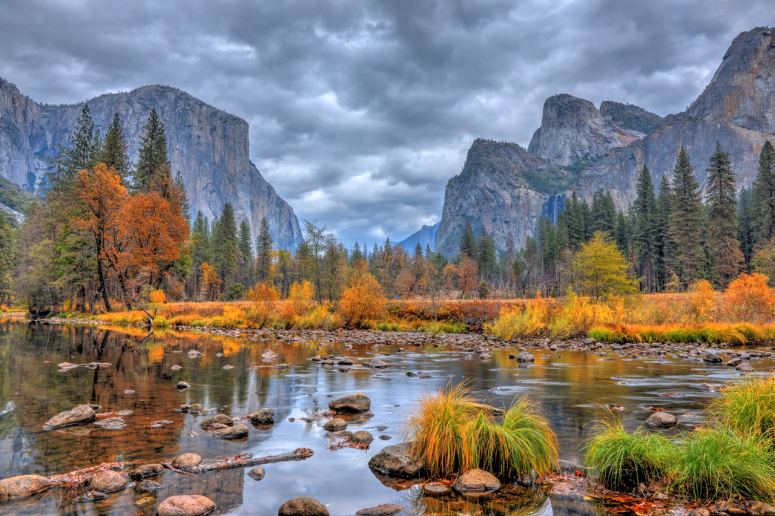
#> input picture park.jpg, 775 x 516 px
$ python ImageStiching.py
#> lines starting #> are read from the running program, lines starting #| are printed output that depends on the picture; after the words box and inside, x2 and y2 are one past the last pixel; in counts of white or black regions, pixels touching at a corner belong together
from scipy.ndimage import filters
import numpy as np
import cv2
import logging
import matplotlib
import matplotlib.pyplot as plt
import matplotlib.image as mpimg

def HarrisCornerDetector(img):
	sd = 1 # Standard deviation
	#Ix = filters.gaussian_filter(img, sd, (0, 1))
	#Iy = filters.gaussian_filter(img, sd, (1, 0))
	kernel = np.array([[-1,0,1]])
	Ix = cv2.filter2D(img, -1, kernel)
	Iy = cv2.filter2D(img, -1, np.transpose(kernel))

	Sx2 = filters.gaussian_filter(Ix*Ix, sd)
	Sy2 = filters.gaussian_filter(Iy*Iy, sd)
	Sxy = filters.gaussian_filter(Ix*Iy, sd)

	det = Sx2*Sy2 - Sxy*Sxy
	trace = Sx2 + Sy2
	R = det - 0.04*(trace**2) # k = 0.04
	return R

def R_value(R_elem):
	return R_elem[2]


def NonmaxSuppresion(R):
	featureP = []
	for i in range(R.shape[0]):
		for j in range(R.shape[1]):
			featureP.append([i,j,R[i][j]])
	featureP.sort(key=R_value,reverse=True)

	numFTP,MaxFTP = 0,200
	checkArea,size = np.zeros(R.shape),30
	FTP = np.zeros((MaxFTP,2))
	for i in range(len(featureP)):
		p = featureP[i][0:2]
		if checkArea[p[0],p[1]] == 0:
			FTP[numFTP] = p
			numFTP += 1
			#Caanot pick another feature point near these (2*size+1)*(2*size+1) area
			xMin, xMax = max(0,p[0]-size), min(R.shape[0],p[0]+size)
			yMin, yMax = max(0,p[1]-size), min(R.shape[1],p[1]+size)
			checkArea[xMin:xMax, yMin:yMax] = 1

		if numFTP==MaxFTP:
			break
	FTP = FTP[0:numFTP,:] # reduce the shape from (MaxFTP,2) to (numFTP,2)
	return np.asarray(FTP)


if __name__ == "__main__":
	logging.basicConfig(
		format='%(asctime)s | %(levelname)s | %(name)s: %(message)s',
		level=logging.INFO, datefmt='%m-%d %H:%M:%S'
	)
	logging.info("Load Image...")
	imgName = 'park.jpg' #'1.png'
	ori_img = cv2.imread(imgName,cv2.IMREAD_GRAYSCALE)
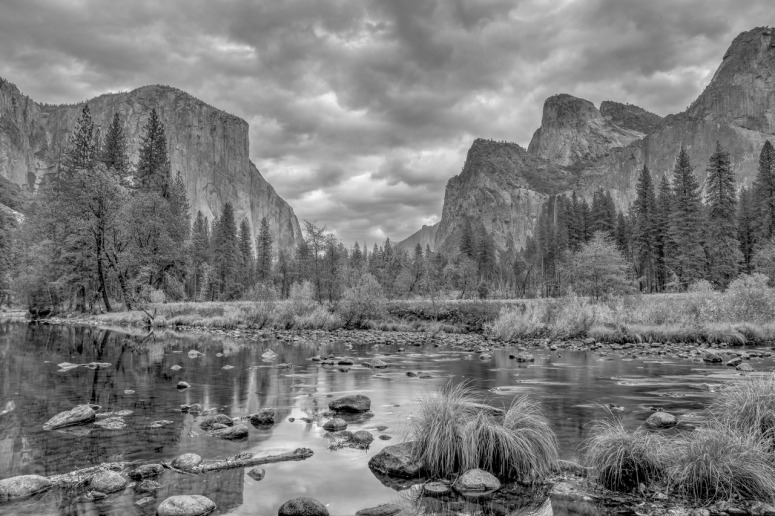
#> ori_img: shape (516, 775); min 0, max 249, mean 121.2
	img = np.float32(ori_img)

	logging.info("Perform Harris Corner Detector")
	R = HarrisCornerDetector(img)
#> in HarrisCornerDetector, `Sxy = filters.gaussian_filter(Ix*Iy, sd)`:
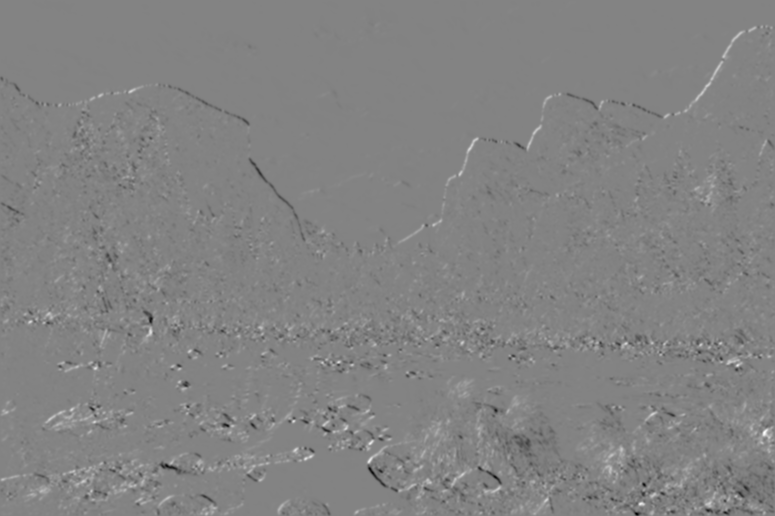
#> Sxy: shape (516, 775) float32; min -5860, max 5534.2, mean -3.3; drawn with min black and max white
#> in HarrisCornerDetector, `det = Sx2*Sy2 - Sxy*Sxy`:
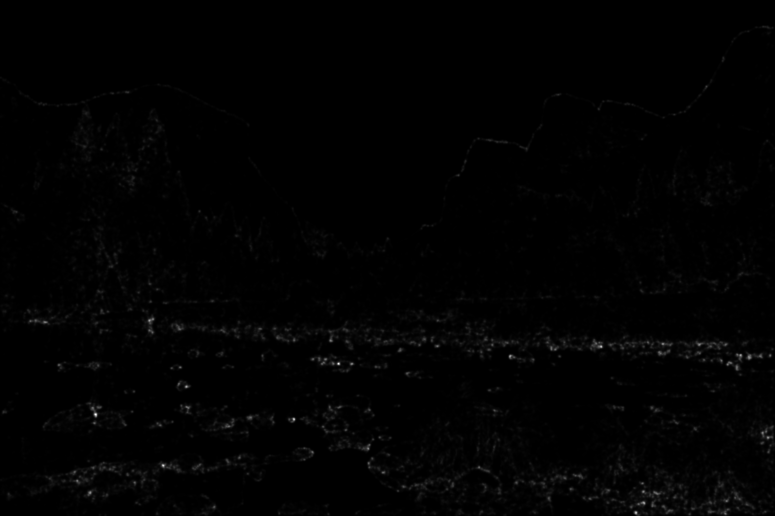
#> det: shape (516, 775) float32; min 0.0073, max 35511516, mean 299217.1; drawn with min black and max white
#> in HarrisCornerDetector, `trace = Sx2 + Sy2`:
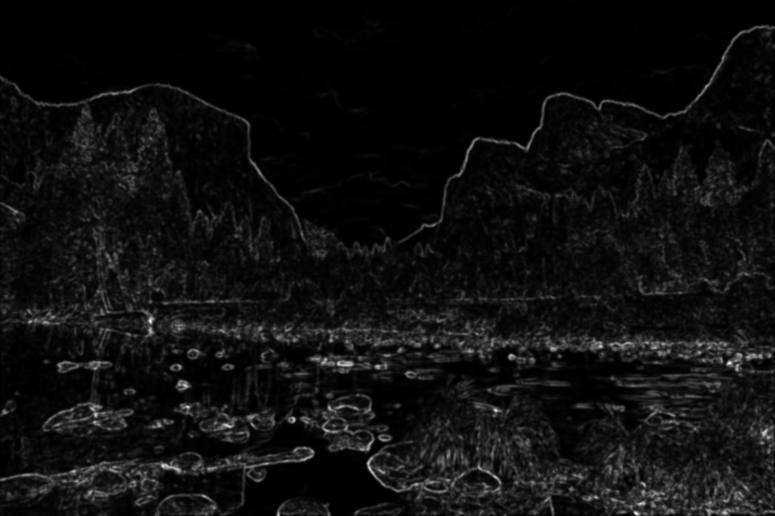
#> trace: shape (516, 775) float32; min 0.186, max 14942.7, mean 909.7; drawn with min black and max white
#> in HarrisCornerDetector, `R = det - 0.04*(trace**2)`:
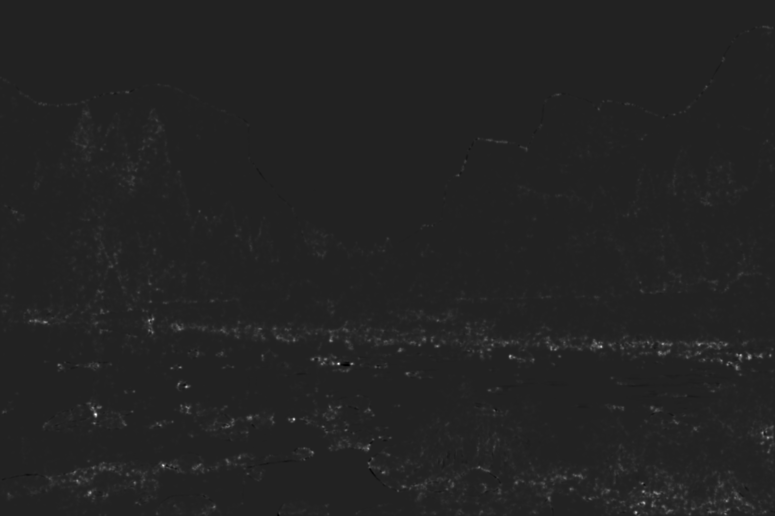
#> R: shape (516, 775) float32; min -4583974, max 29418588, mean 209179.5; drawn with min black and max white

	logging.info("Nonmax Suppresion...")
	featureP = NonmaxSuppresion(R)
#> after the loop in NonmaxSuppresion, `for i in range(R.shape[0]):`: featureP = 399900 items
#> the loop in NonmaxSuppresion, `for i in range(len(featureP)):` made 138694 passes
#> (p, xMin, xMax, yMin, yMax) on passes 1, 2, 3, 5, 7, 10, 14, 15, 21, 25, 28, 32: ([414, 95], 384, 444, 65, 125), ([363, 338], 333, 393, 308, 368), ([465, 163], 435, 495, 133, 193), ([346, 601], 316, 376, 571, 631), ([419, 293], 389, 449, 263, 323), ([512, 636], 482, 516, 606, 666), ([355, 740], 325, 385, 710, 770), ([386, 186], 356, 416, 156, 216), ([356, 510], 326, 386, 480, 540), ([320, 149], 290, 350, 119, 179), ([344, 699], 314, 374, 669, 729), ([492, 90], 462, 516, 60, 120)
#> (xMin, xMax, yMin, yMax) on passes 81, 88, 102, 103, 108, 124: (316, 376, 407, 467), (319, 379, 525, 585), (387, 447, 220, 280), (471, 516, 696, 756), (325, 385, 740, 775), (422, 482, 282, 342)
#> after the loop in NonmaxSuppresion, `for i in range(len(featureP)):`:
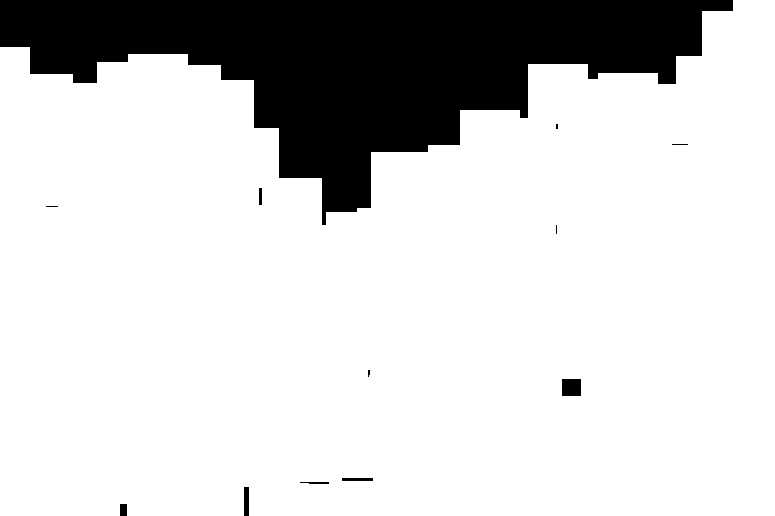
#> checkArea: shape (516, 775) float64; values 0 (black) and 1 (white), 82.1% white; 12 black regions (5 under 20 px), largest, box (x1, y1, x2, y2) and area: (0, 0, 733, 225) 70936, (562, 379, 581, 396) 323, (244, 487, 249, 516) 145
#> after the loop in NonmaxSuppresion, `for i in range(len(featureP)):`: FTP = 200 pairs, first value 26 to 514, second value 0 to 772; numFTP = 200
#> featureP has the same summary as FTP in NonmaxSuppresion

	logging.info("Show the iamge with Feature Points...")
	img=mpimg.imread(imgName)
#> img: shape (516, 775, 3)
	imgplot = plt.imshow(img)
	# The order of x and y are different with images order
	plt.scatter(featureP[:,1],featureP[:,0], marker='+',c='r')
	plt.show()
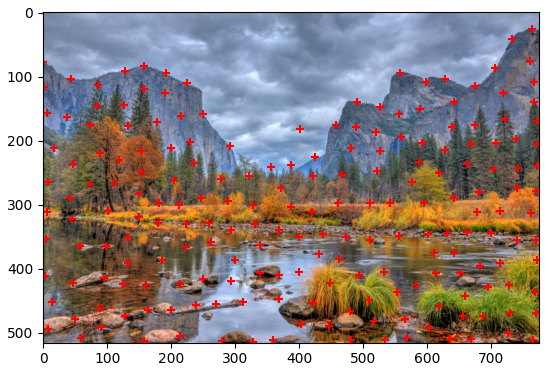
#> figure drawn by matplotlib, 1 panel
